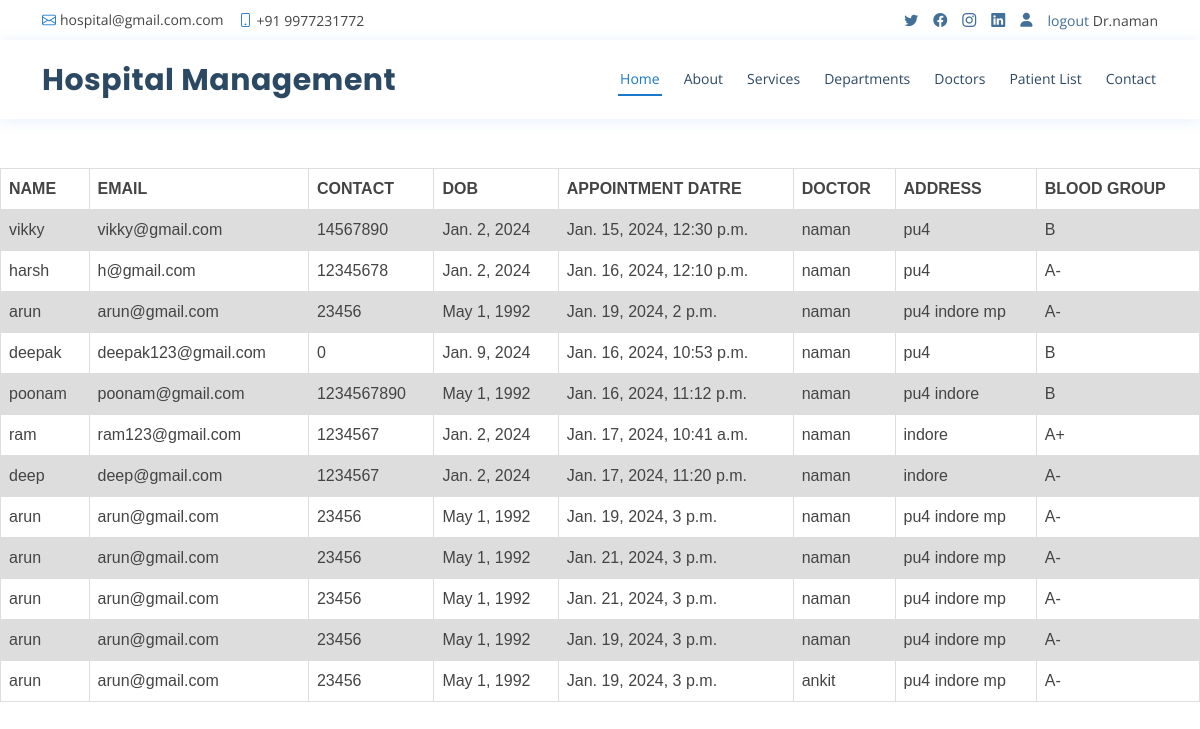
The page /PatientTable/ (signed in) on the database its author committed.
### staff/models.py (models this page shows, shortened)
class Patient(models.Model):
  name = models.CharField(max_length=150)
  email = models.EmailField(max_length=150)
  contact_number = models.IntegerField()
  doctor = models.ForeignKey(Doctor , on_delete=models.CASCADE)
  DOB = models.DateField()
  choice = (('male','male'),('female','female'),('other','other'))
  gender = models.CharField(max_length=10,choices = choice)
  address = models.CharField(max_length=200)
  choice = (('B+','B+'),('O+','O+'),('AB+','AB+'),('A-','A-'))
  blood_group = models.CharField(max_length=10,choices = choice)
  Appointment_time = models.DateTimeField()
  message = models.TextField(null=True, blank=True)

### staff/views.py (the view)
# urls.py: path('PatientTable/',PatientTable.as_view(),name='PatientTable'),
class PatientTable(ListView):
    model = Patient
    template_name = 'patients.html'

### staff/models.py (called while the page is built)
  def __str__(self):
    return str(self.username)

### templates/patients.html (shortened to what this page needs)
{% extends 'base.html' %}
{% load static %}
{% block content %}
<!DOCTYPE html>
<html lang="en">
<head>
</head>
<body>
  <br><br>
  <table>
  <tr >
    <th>NAME</th>
    <th>EMAIL</th>
    <th>CONTACT</th>
    <th>DOB</th>
    <th>APPOINTMENT DATRE</th>
    <th>DOCTOR</th>
    <th>ADDRESS</th>
    <th>BLOOD GROUP</th>
  </tr>
    {% for i in object_list %}
    <tr>
      <td>{{i.name}}</td>
      <td>{{i.email}}</td>
      <td>{{i.contact_number}}</td>
      <td>{{i.DOB}}</td>
      <td>{{i.Appointment_time}}</td>
      <td>{{i.doctor}}</td>
      <td>{{i.address}}</td>
      <td>{{i.blood_group}}</td>
    </tr>
    {% endfor %}
</table>
</body>
</html>
{% endblock %}

### templates/base.html (shortened to what this page needs)
{% load static %}
<!DOCTYPE html>
<html lang="en">
<head>
  <link href="{% static 'assets/vendor/animate.css/animate.min.css' %}" rel="stylesheet">
  <link href="{% static 'assets/vendor/fontawesome-free/css/all.min.css' %}" rel="stylesheet">
  <link href="{% static 'assets/vendor/bootstrap/css/bootstrap.min.css' %}" rel="stylesheet">
  <link href="{% static 'assets/vendor/bootstrap-icons/bootstrap-icons.css' %}" rel="stylesheet">
  <link href="{% static 'assets/vendor/boxicons/css/boxicons.min.css' %}" rel="stylesheet">
  <link href="{% static 'assets/vendor/glightbox/css/glightbox.min.css' %}" rel="stylesheet">
  <link href="{% static 'assets/vendor/remixicon/remixicon.css' %}" rel="stylesheet">
  <link href="{% static 'assets/vendor/swiper/swiper-bundle.min.css' %}" rel="stylesheet">
  <link href="{% static 'assets/css/style.css' %}" rel="stylesheet">
</head>
<body>
  <div id="topbar" class="d-flex align-items-center fixed-top">
    <div class="container d-flex justify-content-between">
      <div class="contact-info d-flex align-items-center">
        <i class="bi bi-envelope"></i> <a href="mailto:contact@example.com">hospital@gmail.com.com</a>
        <i class="bi bi-phone"></i> +91 9977231772
      </div>
      <div class="d-none d-lg-flex social-links align-items-center">
        <a href="#" class="twitter"><i class="bi bi-twitter"></i></a>
        <a href="#" class="facebook"><i class="bi bi-facebook"></i></a>
        <a href="#" class="instagram"><i class="bi bi-instagram"></i></a>
        <a href="#" class="linkedin"><i class="bi bi-linkedin"></i></i></a>
        <a href="{% url 'doctor_retrive' %}" class="login"><i class="fas fa-user"></i></i></i></a>
        {% if user.is_authenticated %}
        <a href="/logout_view/">logout </a> &nbsp;Dr.{{request.user}}<br>
        {% endif %}
      </div>
    </div>
  </div>
  <header id="header" class="fixed-top">
    <div class="container d-flex align-items-center">
      <h1 class="logo me-auto"><a href="index.html">Hospital Management</a></h1>
      <nav id="navbar" class="navbar order-last order-lg-0">
        <ul>
          <li><a class="nav-link scrollto active" href="/">Home</a></li>
          <li><a class="nav-link scrollto" href="#about">About</a></li>
          <li><a class="nav-link scrollto" href="#services">Services</a></li>
          <li><a class="nav-link scrollto" href="#departments">Departments</a></li>
          <li><a class="nav-link scrollto" href="#doctors">Doctors</a></li>
          <li><a class="nav-link scrollto" href="/PatientTable/">Patient List</a></li>
          <li><a class="nav-link scrollto" href="#contact">Contact</a></li>
        </ul>
      </nav>
    </div>
  </header>
  <br>
  <br>
  <br>
  <br>
  <br>
  {% block content %}
  {% endblock %}

### static/assets/css/style.css (style rules this page uses)
body { font-family: "Open Sans", sans-serif; color: #444444; }
a { color: #1977cc; text-decoration: none; }
h1, h2, h3, h4, h5, h6 { font-family: "Raleway", sans-serif; }
#topbar { background: #fff; height: 40px; font-size: 14px; transition: all 0.5s; z-index: 996; }
#topbar .contact-info a { line-height: 1; color: #444444; transition: 0.3s; }
#topbar .contact-info i { color: #1977cc; padding-right: 4px; margin-left: 15px; line-height: 0; }
#topbar .contact-info i:first-child { margin-left: 0; }
#topbar .social-links a { color: #437099; padding-left: 15px; display: inline-block; line-height: 1px; transition: 0.3s; }
#topbar .social-links a:first-child { border-left: 0; }
#header { background: #fff; transition: all 0.5s; z-index: 997; padding: 15px 0; top: 40px; box-shadow: 0px 2px 15px rgba(25, 119, 204, 0.1); }
#header .logo { font-size: 30px; margin: 0; padding: 0; line-height: 1; font-weight: 700; letter-spacing: 0.5px; font-family: "Poppins", sans-serif; }
#header .logo a { color: #2c4964; }
.navbar { padding: 0; }
.navbar ul { margin: 0; padding: 0; display: flex; list-style: none; align-items: center; }
.navbar li { position: relative; }
.navbar>ul>li { position: relative; white-space: nowrap; padding: 8px 0 8px 20px; }
.navbar a, .navbar a:focus { display: flex; align-items: center; justify-content: space-between; font-size: 14px; color: #2c4964; white-space: nowrap; transition: 0.3s; border-bottom: 2px solid #fff; padding: 5px 2px; }
.navbar a:hover, .navbar .active, .navbar .active:focus, .navbar li:hover>a { color: #1977cc; border-color: #1977cc; }

### templates/patients.html (style rules this page uses)
table { font-family: arial, sans-serif; border-collapse: collapse; width: 100%; }
td, th { border: 1px solid #dddddd; text-align: left; padding: 8px; }
tr:nth-child(even) { background-color: #dddddd; }

### rows shown on the page
Patient: name "vikky", email "vikky@gmail.com", contact_number "14567890", DOB "Jan. 2, 2024", Appointment_time "Jan. 15, 2024, 12:30 p.m.", doctor "naman", address "pu4", blood_group "B"
Patient: name "harsh", email "h@gmail.com", contact_number "12345678", DOB "Jan. 2, 2024", Appointment_time "Jan. 16, 2024, 12:10 p.m.", doctor "naman", address "pu4", blood_group "A-"
Patient: name "arun", email "arun@gmail.com", contact_number "23456", DOB "May 1, 1992", Appointment_time "Jan. 19, 2024, 2 p.m.", doctor "naman", address "pu4 indore mp", blood_group "A-"
Patient: name "deepak", email "deepak123@gmail.com", contact_number "0", DOB "Jan. 9, 2024", Appointment_time "Jan. 16, 2024, 10:53 p.m.", doctor "naman", address "pu4", blood_group "B"
Patient: name "poonam", email "poonam@gmail.com", contact_number "1234567890", DOB "May 1, 1992", Appointment_time "Jan. 16, 2024, 11:12 p.m.", doctor "naman", address "pu4 indore", blood_group "B"
Patient: name "ram", email "ram123@gmail.com", contact_number "1234567", DOB "Jan. 2, 2024", Appointment_time "Jan. 17, 2024, 10:41 a.m.", doctor "naman", address "indore", blood_group "A+"
Patient: name "deep", email "deep@gmail.com", contact_number "1234567", DOB "Jan. 2, 2024", Appointment_time "Jan. 17, 2024, 11:20 p.m.", doctor "naman", address "indore", blood_group "A-"
Patient: name "arun", email "arun@gmail.com", contact_number "23456", DOB "May 1, 1992", Appointment_time "Jan. 19, 2024, 3 p.m.", doctor "naman", address "pu4 indore mp", blood_group "A-"
Patient: name "arun", email "arun@gmail.com", contact_number "23456", DOB "May 1, 1992", Appointment_time "Jan. 21, 2024, 3 p.m.", doctor "naman", address "pu4 indore mp", blood_group "A-"
Patient: name "arun", email "arun@gmail.com", contact_number "23456", DOB "May 1, 1992", Appointment_time "Jan. 21, 2024, 3 p.m.", doctor "naman", address "pu4 indore mp", blood_group "A-"
Patient: name "arun", email "arun@gmail.com", contact_number "23456", DOB "May 1, 1992", Appointment_time "Jan. 19, 2024, 3 p.m.", doctor "naman", address "pu4 indore mp", blood_group "A-"
Patient: name "arun", email "arun@gmail.com", contact_number "23456", DOB "May 1, 1992", Appointment_time "Jan. 19, 2024, 3 p.m.", doctor "ankit", address "pu4 indore mp", blood_group "A-"

### other values the page prints
{{ request.user }} "naman"
